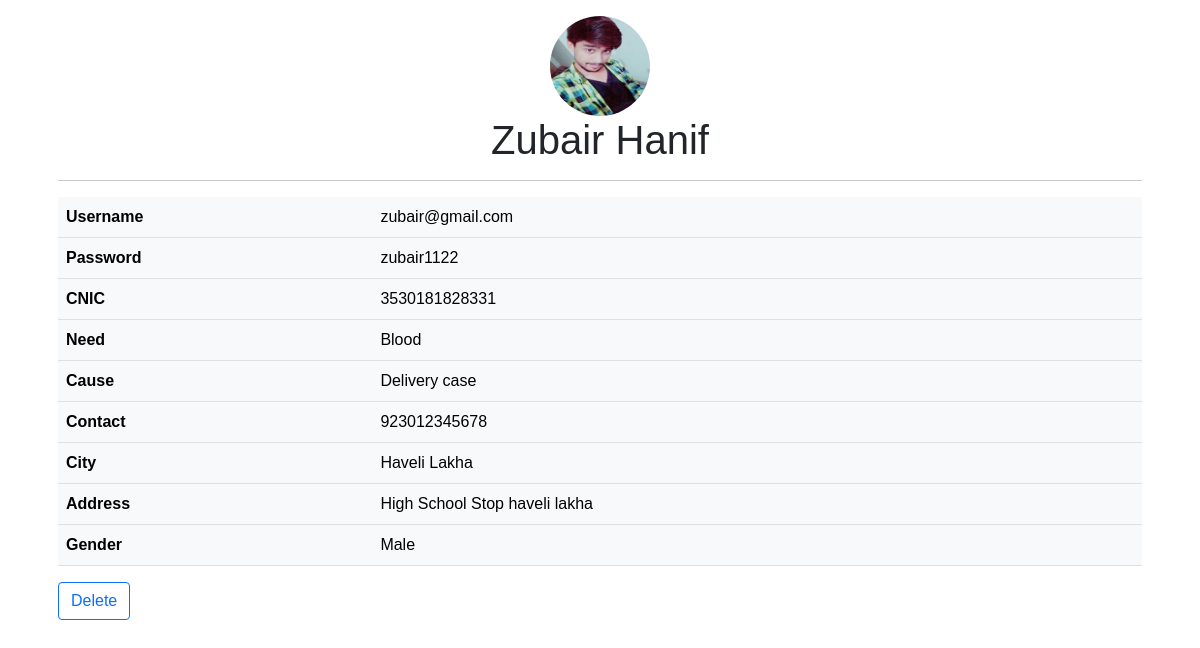
The app's page /NGO/dashboard/receiverprofile.php?r=1 with its own data.
### tables this page shows
CREATE TABLE `receivery` (
  `r_id` int(11) NOT NULL,
  `r_name` varchar(200) NOT NULL,
  `r_cnic` varchar(200) NOT NULL,
  `r_username` varchar(200) NOT NULL,
  `r_password` varchar(200) NOT NULL,
  `r_contact` varchar(200) NOT NULL,
  `r_need` varchar(200) NOT NULL,
  `r_case` varchar(200) NOT NULL,
  `r_city` varchar(200) NOT NULL,
  `r_address` varchar(200) NOT NULL,
  `r_gender` varchar(200) NOT NULL
);

### NGO/dashboard/receiverprofile.php (the view, shortened to what this page needs)
<?php
include 'dbconnect.php';
$id=$_GET['r'];
$query="SELECT * FROM receivery WHERE r_id='".$id."'";
$q=mysqli_query($con,$query);
$row=mysqli_fetch_array($q);
?>
<!DOCTYPE html>
<!DOCTYPE html>
<html lang="en">
<head>
    <link rel="stylesheet" href="../assets/css/bootstrap.min.css">
    <link rel="stylesheet" href="../assets/css/style.css">
    <link rel="stylesheet" href="https://cdnjs.cloudflare.com/ajax/libs/font-awesome/4.7.0/css/font-awesome.min.css">
</head>
<body>
    <div class="container">
        <div class="row">
            <div class="col">
            <div class="modal-body">
        <img src="assets/img/rahman.jpg" class="rounded mx-auto d-block rounded-circle" style="width: 100px; height: 100px;" alt="...">
        <h1 style="text-align: center;"><?php echo $row['r_name']?></h1>
        <hr>
        <table class="table table-light">
          <tbody>
            <tr>
              <th scope="col">Username</th>
              <td><?php echo $row['r_username']?></td>
            </tr>
            <tr>
              <th scope="col">Password</th>
              <td><?php echo $row['r_password']?></td>
            </tr>
            <tr>
              <th scope="col">CNIC</th>
              <td><?php echo $row['r_cnic']?></td>
            </tr>
            <tr>
              <th scope="col">Need</th>
              <td><?php echo $row['r_need']?></td>
            </tr>
            <tr>
              <th scope="col">Cause</th>
              <td><?php echo $row['r_case']?></td>
            </tr>
            <tr>
              <th scope="col">Contact</th>
              <td><?php echo $row['r_contact']?></td>
            </tr>
            <tr>
              <th scope="col">City</th>
              <td><?php echo $row['r_city']?></td>
            </tr>
            <tr>
              <th scope="col">Address</th>
              <td><?php echo $row['r_address']?></td>
            </tr>
            <tr>
              <th scope="col">Gender</th>
              <td><?php echo $row['r_gender']?></td>
            </tr>
          </tbody>
        </table>
        <a href="receiverdelete.php?r=<?php echo $row['r_id']?>">
        <button class="btn btn-outline-primary">Delete</button>
      </a>
      </div>
            </div>
        </div>
    </div>
</body>
</html>

### NGO/assets/css/style.css (style rules this page uses)
* { padding: 0%; margin: 0%; font-family: sans-serif; }
a { text-decoration: none; color: black; cursor: pointer; }

### records on screen
receivery: r_name "Zubair Hanif", r_username "zubair@gmail.com", r_password "zubair1122", r_cnic "3530181828331", r_need "Blood", r_case "Delivery case", r_contact "923012345678", r_city "Haveli Lakha", r_address "High School Stop haveli lakha", r_gender "Male"
